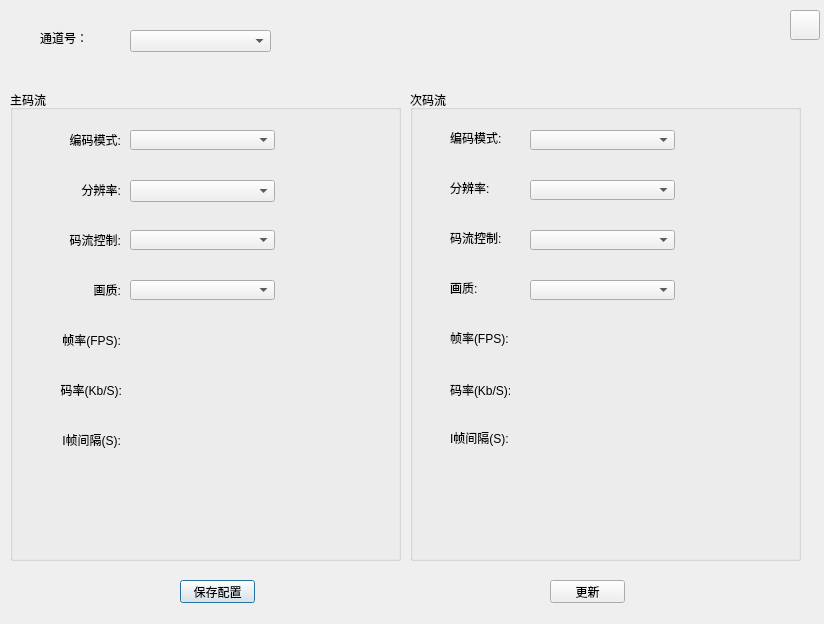
<?xml version="1.0" encoding="UTF-8"?>
<ui version="4.0">
 <class>StreamSet</class>
 <widget class="QDialog" name="StreamSet">
  <property name="geometry">
   <rect>
    <x>0</x>
    <y>0</y>
    <width>824</width>
    <height>624</height>
   </rect>
  </property>
  <property name="windowTitle">
   <string>StreamSet</string>
  </property>
  <widget class="QGroupBox" name="groupBox">
   <property name="geometry">
    <rect>
     <x>10</x>
     <y>90</y>
     <width>391</width>
     <height>471</height>
    </rect>
   </property>
   <property name="title">
    <string>主码流</string>
   </property>
   <widget class="QComboBox" name="comboBox_CodeFormat">
    <property name="geometry">
     <rect>
      <x>120</x>
      <y>40</y>
      <width>145</width>
      <height>20</height>
     </rect>
    </property>
   </widget>
   <widget class="QLabel" name="label_2">
    <property name="geometry">
     <rect>
      <x>0</x>
      <y>40</y>
      <width>111</width>
      <height>20</height>
     </rect>
    </property>
    <property name="maximumSize">
     <size>
      <width>120</width>
      <height>16777215</height>
     </size>
    </property>
    <property name="text">
     <string>编码模式:</string>
    </property>
    <property name="alignment">
     <set>Qt::AlignRight|Qt::AlignTrailing|Qt::AlignVCenter</set>
    </property>
   </widget>
   <widget class="QLabel" name="label_3">
    <property name="geometry">
     <rect>
      <x>0</x>
      <y>240</y>
      <width>111</width>
      <height>20</height>
     </rect>
    </property>
    <property name="maximumSize">
     <size>
      <width>120</width>
      <height>16777215</height>
     </size>
    </property>
    <property name="text">
     <string>帧率(FPS):</string>
    </property>
    <property name="alignment">
     <set>Qt::AlignRight|Qt::AlignTrailing|Qt::AlignVCenter</set>
    </property>
   </widget>
   <widget class="QComboBox" name="comboBox_BitControl">
    <property name="geometry">
     <rect>
      <x>120</x>
      <y>140</y>
      <width>145</width>
      <height>20</height>
     </rect>
    </property>
   </widget>
   <widget class="QLabel" name="label_4">
    <property name="geometry">
     <rect>
      <x>10</x>
      <y>140</y>
      <width>101</width>
      <height>20</height>
     </rect>
    </property>
    <property name="maximumSize">
     <size>
      <width>120</width>
      <height>16777215</height>
     </size>
    </property>
    <property name="text">
     <string>码流控制:</string>
    </property>
    <property name="alignment">
     <set>Qt::AlignRight|Qt::AlignTrailing|Qt::AlignVCenter</set>
    </property>
   </widget>
   <widget class="QComboBox" name="comboBox_QuAlity">
    <property name="geometry">
     <rect>
      <x>120</x>
      <y>190</y>
      <width>145</width>
      <height>20</height>
     </rect>
    </property>
   </widget>
   <widget class="QLabel" name="label_5">
    <property name="geometry">
     <rect>
      <x>10</x>
      <y>190</y>
      <width>101</width>
      <height>20</height>
     </rect>
    </property>
    <property name="maximumSize">
     <size>
      <width>120</width>
      <height>16777215</height>
     </size>
    </property>
    <property name="text">
     <string>画质:</string>
    </property>
    <property name="alignment">
     <set>Qt::AlignRight|Qt::AlignTrailing|Qt::AlignVCenter</set>
    </property>
   </widget>
   <widget class="QLabel" name="label_6">
    <property name="geometry">
     <rect>
      <x>1</x>
      <y>290</y>
      <width>111</width>
      <height>20</height>
     </rect>
    </property>
    <property name="maximumSize">
     <size>
      <width>120</width>
      <height>16777215</height>
     </size>
    </property>
    <property name="text">
     <string>码率(Kb/S):</string>
    </property>
    <property name="alignment">
     <set>Qt::AlignRight|Qt::AlignTrailing|Qt::AlignVCenter</set>
    </property>
   </widget>
   <widget class="QLabel" name="label_7">
    <property name="geometry">
     <rect>
      <x>0</x>
      <y>340</y>
      <width>111</width>
      <height>20</height>
     </rect>
    </property>
    <property name="maximumSize">
     <size>
      <width>120</width>
      <height>16777215</height>
     </size>
    </property>
    <property name="text">
     <string>I帧间隔(S):</string>
    </property>
    <property name="alignment">
     <set>Qt::AlignRight|Qt::AlignTrailing|Qt::AlignVCenter</set>
    </property>
   </widget>
   <widget class="QLabel" name="label_18">
    <property name="geometry">
     <rect>
      <x>10</x>
      <y>90</y>
      <width>101</width>
      <height>20</height>
     </rect>
    </property>
    <property name="maximumSize">
     <size>
      <width>120</width>
      <height>16777215</height>
     </size>
    </property>
    <property name="text">
     <string>分辨率:</string>
    </property>
    <property name="alignment">
     <set>Qt::AlignRight|Qt::AlignTrailing|Qt::AlignVCenter</set>
    </property>
   </widget>
   <widget class="QComboBox" name="comboBox_ResoLution">
    <property name="geometry">
     <rect>
      <x>120</x>
      <y>90</y>
      <width>145</width>
      <height>22</height>
     </rect>
    </property>
   </widget>
   <widget class="QWidget" name="layoutWidget">
    <property name="geometry">
     <rect>
      <x>120</x>
      <y>340</y>
      <width>195</width>
      <height>22</height>
     </rect>
    </property>
    <layout class="QHBoxLayout" name="horizontalLayout_4">
     <item>
      <widget class="QLineEdit" name="lineEdit_GOP">
       <property name="minimumSize">
        <size>
         <width>145</width>
         <height>0</height>
        </size>
       </property>
      </widget>
     </item>
     <item>
      <widget class="QLabel" name="label_8">
       <property name="text">
        <string>(1~200)</string>
       </property>
      </widget>
     </item>
    </layout>
   </widget>
   <widget class="QWidget" name="layoutWidget">
    <property name="geometry">
     <rect>
      <x>120</x>
      <y>290</y>
      <width>189</width>
      <height>22</height>
     </rect>
    </property>
    <layout class="QHBoxLayout" name="horizontalLayout_5">
     <item>
      <widget class="QLineEdit" name="lineEdit_FPS">
       <property name="minimumSize">
        <size>
         <width>145</width>
         <height>0</height>
        </size>
       </property>
      </widget>
     </item>
     <item>
      <widget class="QLabel" name="label_17">
       <property name="text">
        <string>(1~25)</string>
       </property>
      </widget>
     </item>
    </layout>
   </widget>
   <widget class="QWidget" name="layoutWidget">
    <property name="geometry">
     <rect>
      <x>120</x>
      <y>240</y>
      <width>213</width>
      <height>22</height>
     </rect>
    </property>
    <layout class="QHBoxLayout" name="horizontalLayout_6">
     <item>
      <widget class="QLineEdit" name="lineEdit_FramRate">
       <property name="minimumSize">
        <size>
         <width>145</width>
         <height>0</height>
        </size>
       </property>
      </widget>
     </item>
     <item>
      <widget class="QLabel" name="label_20">
       <property name="text">
        <string>(30~16384)</string>
       </property>
      </widget>
     </item>
    </layout>
   </widget>
  </widget>
  <widget class="QGroupBox" name="groupBox_2">
   <property name="geometry">
    <rect>
     <x>410</x>
     <y>90</y>
     <width>391</width>
     <height>471</height>
    </rect>
   </property>
   <property name="title">
    <string>次码流</string>
   </property>
   <widget class="QComboBox" name="comboBox_Expand">
    <property name="geometry">
     <rect>
      <x>120</x>
      <y>40</y>
      <width>145</width>
      <height>20</height>
     </rect>
    </property>
   </widget>
   <widget class="QLabel" name="label_10">
    <property name="geometry">
     <rect>
      <x>40</x>
      <y>40</y>
      <width>71</width>
      <height>16</height>
     </rect>
    </property>
    <property name="text">
     <string>编码模式:</string>
    </property>
   </widget>
   <widget class="QComboBox" name="comboBox_Expand_ResoLution">
    <property name="geometry">
     <rect>
      <x>120</x>
      <y>90</y>
      <width>145</width>
      <height>20</height>
     </rect>
    </property>
   </widget>
   <widget class="QLabel" name="label_11">
    <property name="geometry">
     <rect>
      <x>40</x>
      <y>90</y>
      <width>71</width>
      <height>16</height>
     </rect>
    </property>
    <property name="text">
     <string>分辨率:</string>
    </property>
   </widget>
   <widget class="QLabel" name="label_12">
    <property name="geometry">
     <rect>
      <x>40</x>
      <y>240</y>
      <width>71</width>
      <height>16</height>
     </rect>
    </property>
    <property name="text">
     <string>帧率(FPS):</string>
    </property>
   </widget>
   <widget class="QComboBox" name="comboBox_Expand_BitControl">
    <property name="geometry">
     <rect>
      <x>120</x>
      <y>140</y>
      <width>145</width>
      <height>20</height>
     </rect>
    </property>
   </widget>
   <widget class="QLabel" name="label_13">
    <property name="geometry">
     <rect>
      <x>40</x>
      <y>140</y>
      <width>71</width>
      <height>16</height>
     </rect>
    </property>
    <property name="text">
     <string>码流控制:</string>
    </property>
   </widget>
   <widget class="QComboBox" name="comboBox_Expand_QuaLity">
    <property name="geometry">
     <rect>
      <x>120</x>
      <y>190</y>
      <width>145</width>
      <height>20</height>
     </rect>
    </property>
   </widget>
   <widget class="QLabel" name="label_14">
    <property name="geometry">
     <rect>
      <x>40</x>
      <y>190</y>
      <width>71</width>
      <height>16</height>
     </rect>
    </property>
    <property name="text">
     <string>画质:</string>
    </property>
   </widget>
   <widget class="QLabel" name="label_15">
    <property name="geometry">
     <rect>
      <x>40</x>
      <y>290</y>
      <width>71</width>
      <height>20</height>
     </rect>
    </property>
    <property name="text">
     <string>码率(Kb/S):</string>
    </property>
   </widget>
   <widget class="QLabel" name="label_16">
    <property name="geometry">
     <rect>
      <x>40</x>
      <y>340</y>
      <width>71</width>
      <height>16</height>
     </rect>
    </property>
    <property name="text">
     <string>I帧间隔(S):</string>
    </property>
   </widget>
   <widget class="QWidget" name="layoutWidget">
    <property name="geometry">
     <rect>
      <x>121</x>
      <y>240</y>
      <width>213</width>
      <height>22</height>
     </rect>
    </property>
    <layout class="QHBoxLayout" name="horizontalLayout">
     <item>
      <widget class="QLineEdit" name="lineEdit_Expand_FrameRate">
       <property name="minimumSize">
        <size>
         <width>145</width>
         <height>0</height>
        </size>
       </property>
      </widget>
     </item>
     <item>
      <widget class="QLabel" name="label_21">
       <property name="text">
        <string>(30~16384)</string>
       </property>
      </widget>
     </item>
    </layout>
   </widget>
   <widget class="QWidget" name="layoutWidget">
    <property name="geometry">
     <rect>
      <x>121</x>
      <y>290</y>
      <width>234</width>
      <height>22</height>
     </rect>
    </property>
    <layout class="QHBoxLayout" name="horizontalLayout_2">
     <item>
      <widget class="QLineEdit" name="lineEdit_Expand_FPS">
       <property name="minimumSize">
        <size>
         <width>145</width>
         <height>0</height>
        </size>
       </property>
      </widget>
     </item>
     <item>
      <widget class="QLabel" name="label_19">
       <property name="text">
        <string>(1~25)</string>
       </property>
      </widget>
     </item>
    </layout>
   </widget>
   <widget class="QWidget" name="layoutWidget">
    <property name="geometry">
     <rect>
      <x>121</x>
      <y>340</y>
      <width>195</width>
      <height>22</height>
     </rect>
    </property>
    <layout class="QHBoxLayout" name="horizontalLayout_3">
     <item>
      <widget class="QLineEdit" name="lineEdit_Expand_GOP">
       <property name="minimumSize">
        <size>
         <width>145</width>
         <height>0</height>
        </size>
       </property>
      </widget>
     </item>
     <item>
      <widget class="QLabel" name="label_9">
       <property name="text">
        <string>(1~200)</string>
       </property>
      </widget>
     </item>
    </layout>
   </widget>
  </widget>
  <widget class="QPushButton" name="btnSave">
   <property name="geometry">
    <rect>
     <x>180</x>
     <y>580</y>
     <width>75</width>
     <height>23</height>
    </rect>
   </property>
   <property name="text">
    <string>保存配置</string>
   </property>
  </widget>
  <widget class="QPushButton" name="btnUpGrade">
   <property name="geometry">
    <rect>
     <x>550</x>
     <y>580</y>
     <width>75</width>
     <height>23</height>
    </rect>
   </property>
   <property name="text">
    <string>更新</string>
   </property>
  </widget>
  <widget class="QLabel" name="label">
   <property name="geometry">
    <rect>
     <x>40</x>
     <y>30</y>
     <width>61</width>
     <height>16</height>
    </rect>
   </property>
   <property name="minimumSize">
    <size>
     <width>10</width>
     <height>0</height>
    </size>
   </property>
   <property name="maximumSize">
    <size>
     <width>90</width>
     <height>16777215</height>
    </size>
   </property>
   <property name="text">
    <string>通道号：</string>
   </property>
  </widget>
  <widget class="QPushButton" name="btnClose">
   <property name="geometry">
    <rect>
     <x>790</x>
     <y>10</y>
     <width>30</width>
     <height>30</height>
    </rect>
   </property>
   <property name="minimumSize">
    <size>
     <width>30</width>
     <height>30</height>
    </size>
   </property>
   <property name="maximumSize">
    <size>
     <width>30</width>
     <height>30</height>
    </size>
   </property>
   <property name="text">
    <string/>
   </property>
   <property name="icon">
    <iconset>
     <normaloff>:/res/SoftIcon/Cancel.png</normaloff>:/res/SoftIcon/Cancel.png</iconset>
   </property>
   <property name="iconSize">
    <size>
     <width>30</width>
     <height>30</height>
    </size>
   </property>
  </widget>
  <widget class="QComboBox" name="comboBox_Channel">
   <property name="geometry">
    <rect>
     <x>130</x>
     <y>30</y>
     <width>141</width>
     <height>22</height>
    </rect>
   </property>
  </widget>
  <widget class="QWidget" name="layoutWidget">
   <property name="geometry">
    <rect>
     <x>0</x>
     <y>0</y>
     <width>2</width>
     <height>2</height>
    </rect>
   </property>
   <layout class="QHBoxLayout" name="horizontalLayout_7"/>
  </widget>
  <widget class="QWidget" name="layoutWidget">
   <property name="geometry">
    <rect>
     <x>0</x>
     <y>0</y>
     <width>2</width>
     <height>2</height>
    </rect>
   </property>
   <layout class="QHBoxLayout" name="horizontalLayout_8"/>
  </widget>
 </widget>
 <layoutdefault spacing="6" margin="11"/>
 <resources>
  <include location="res.qrc"/>
 </resources>
 <connections/>
</ui>
